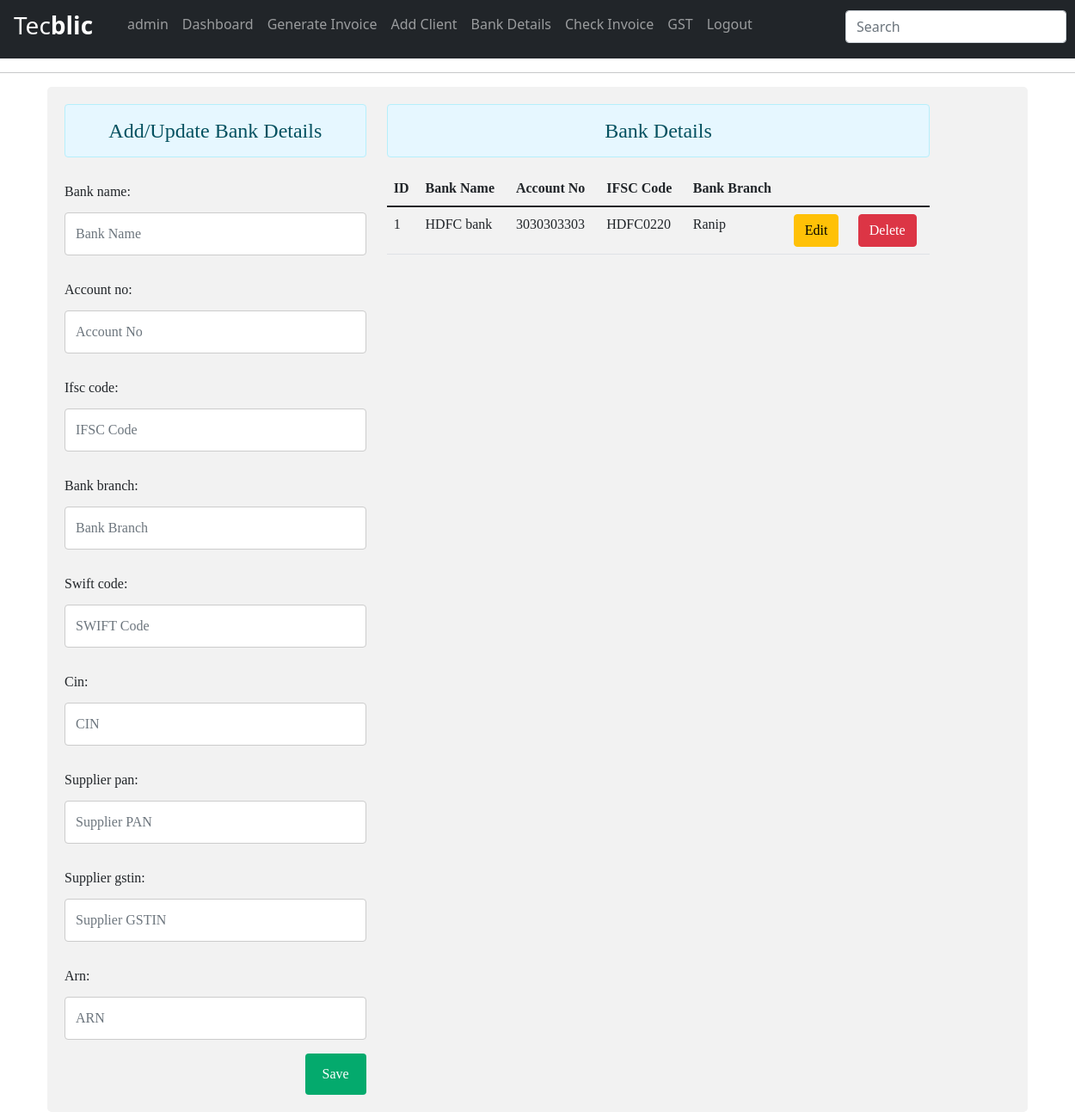
Screenshot of /bank (signed in) with the database file from the repository.
### tecblicapp/models.py (models this page shows, shortened)
class BankDetails(models.Model):
    bank_name=models.CharField(max_length=40,null=True,blank=True)
    account_no=models.CharField(max_length=30,null=True,blank=True)
    ifsc_code=models.CharField(max_length=11,null=True,blank=True)
    bank_branch=models.CharField(max_length=40,null=True,blank=True)
    swift_code=models.CharField(max_length=11,null=True,blank=True)
    cin=models.CharField(max_length=21,null=True,blank=True)
    supplier_pan=models.CharField(max_length=10,null=True,blank=True)
    supplier_gstin=models.CharField(max_length=15,null=True,blank=True)
    arn=models.CharField(max_length=30,null=True,blank=True)

### tecblicapp/views.py (the view)
# urls.py: path('bank',views.bank_detail_view,name='bank-detail'),
@login_required(login_url='login')
def bank_detail_view(request):
    form=bankForm()
    data=BankDetails.objects.all()
    return render(request,'tecblicapp/bank_details.html',{'form':form,'bankdetails':data})

### tecblicapp/templates/tecblicapp/bank_details.html (shortened to what this page needs)
<!DOCTYPE html>
<html lang="en">
<head>
    <link href="https://cdn.jsdelivr.net/npm/bootstrap@5.1.3/dist/css/bootstrap.min.css" rel="stylesheet">
</head>
<body>
{% include 'tecblicapp/navbar.html' %}
<hr>
    <div class="container">
      <div class="row" style="font-family: Georgia, 'Times New Roman', Times, serif; ">
        <div class="col-sm-4">
          <h4 class="text-center alert alert-info" style="background-color: #e6f7ff;">Add/Update Bank Details</h4>
          <form id="form" action="bank_form"  method="POST">
            {{form.as_p}}
            <input type="submit" class="btn btn-success" id="bankbtnsave" value="Save">
          </form>
        </div>
        <div class="col-sm-7" style="font-family: Georgia, 'Times New Roman', Times, serif;">
          <h4 class="text-center alert alert-info" style="background-color: #e6f7ff;">Bank Details</h4>
          <table class="table table-hover">
            <thead>
              <tr>
                <th scope="col">ID</th>
                <th scope="col">Bank Name</th>
                <th scope="col">Account No</th>
                <th scope="col">IFSC Code</th>
                <th scope="col">Bank Branch</th>
              </tr>
            </thead>
            <tbody id="tbody">
                    {% for bank in bankdetails %}
                    <tr>
                      <td>{{ bank.id }}</td>
                      <td>{{ bank.bank_name }}</td>
                      <td>{{bank.account_no  }}</td>
                      <td>{{ bank.ifsc_code  }}</td>
                      <td>{{bank.bank_branch }}</td>
                      <td><input type="button" data-sid="{{bank.id}}" class="btn btn-warning btn-edit" value="Edit"></td>
                      <td><input type="button" data-sid="{{bank.id}}" class="btn btn-danger btn-del" value="Delete"></td>
                    </tr>
                    {% endfor %}
                  </tbody>
                </table>
              </div>
            </div>
            </div>
</body>
</html>

### tecblicapp/templates/tecblicapp/navbar.html (shortened to what this page needs)
{% load static %}
<nav class="navbar navbar-expand-lg navbar-dark bg-dark">
  <div class="collapse navbar-collapse" id="navbarCollapse">
    <div class="navbar-nav">
     <a class="navbar-brand" href="{% url 'home_page' %}">
        <h3 class="mx-3"> Tec<b>blic</b></h3>
      </a>
      <span class="nav-item nav-link"> {{request.user}} </span>
      <a class="nav-item nav-link" href=" {% url 'home_page' %}">Dashboard</a>
      <a class="nav-item nav-link" href="{% url 'invoice_details' %}">Generate Invoice</a>
      <a class="nav-item nav-link" href="{% url 'client-detail' %}">Add Client</a>
      <a class="nav-item nav-link" href="{% url 'bank-detail' %}">Bank Details</a>
      <a class="nav-item nav-link" href="{% url 'check_invoices' %}">Check Invoice</a>
      <a class="nav-item nav-link" href="{% url 'gst' %}">GST</a>
      <a class="nav-item nav-link" href="{% url 'logout' %}">Logout</a>
      <form method="GET" action="/search"><input class="mt-1 form-control mr-sm-2" type="search" style="position: relative; left: 100px;" name="query" id="query" placeholder="Search" aria-label="Search"></form>
    </div>
  </div>
</nav>

### tecblicapp/templates/tecblicapp/bank_details.html (style rules this page uses)
* { box-sizing: border-box; }
input[type=text], select, textarea { width: 100%; padding: 12px; border: 1px solid #ccc; border-radius: 4px; resize: vertical; }
label { padding: 12px 12px 12px 0; display: inline-block; }
input[type=submit] { background-color: #04AA6D; color: white; padding: 12px 20px; border: none; border-radius: 4px; cursor: pointer; float: right; }
.container { border-radius: 5px; background-color: #f2f2f2; padding: 20px; }
.row:after { content: ""; display: table; clear: both; }

### rows the page displays
BankDetails: id "1", bank_name "HDFC bank", account_no "3030303303", ifsc_code "HDFC0220", bank_branch "Ranip"

### other values shown
{{ request.user }} "admin"
